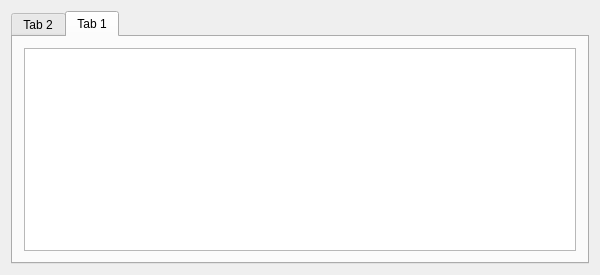
<?xml version="1.0" encoding="UTF-8"?>
<ui version="4.0">
 <class>MainWindow</class>
 <widget class="QMainWindow" name="MainWindow">
  <property name="geometry">
   <rect>
    <x>0</x>
    <y>0</y>
    <width>600</width>
    <height>275</height>
   </rect>
  </property>
  <property name="windowTitle">
   <string>MainWindow</string>
  </property>
  <widget class="QWidget" name="centralWidget">
   <layout class="QGridLayout" name="gridLayout_3">
    <item row="0" column="0">
     <widget class="QTabWidget" name="CalcTab">
      <property name="focusPolicy">
       <enum>Qt::NoFocus</enum>
      </property>
      <property name="toolTip">
       <string>&lt;html&gt;&lt;head/&gt;&lt;body&gt;&lt;p&gt;&lt;br/&gt;&lt;/p&gt;&lt;/body&gt;&lt;/html&gt;</string>
      </property>
      <property name="currentIndex">
       <number>1</number>
      </property>
      <widget class="QWidget" name="Caclulator">
       <attribute name="title">
        <string>Tab 2</string>
       </attribute>
       <layout class="QGridLayout" name="gridLayout">
        <item row="1" column="0">
         <widget class="QFrame" name="NumbersFrame">
          <layout class="QVBoxLayout" name="verticalLayout" stretch="0,0">
           <property name="spacing">
            <number>7</number>
           </property>
           <property name="sizeConstraint">
            <enum>QLayout::SetMinimumSize</enum>
           </property>
           <property name="leftMargin">
            <number>0</number>
           </property>
           <property name="topMargin">
            <number>0</number>
           </property>
           <property name="rightMargin">
            <number>0</number>
           </property>
           <property name="bottomMargin">
            <number>0</number>
           </property>
           <item>
            <layout class="QGridLayout" name="KeyGrid">
             <property name="spacing">
              <number>10</number>
             </property>
             <item row="0" column="2">
              <widget class="QPushButton" name="Button9">
               <property name="sizePolicy">
                <sizepolicy hsizetype="Minimum" vsizetype="Expanding">
                 <horstretch>0</horstretch>
                 <verstretch>0</verstretch>
                </sizepolicy>
               </property>
               <property name="text">
                <string>9</string>
               </property>
              </widget>
             </item>
             <item row="0" column="1">
              <widget class="QPushButton" name="Button8">
               <property name="sizePolicy">
                <sizepolicy hsizetype="Minimum" vsizetype="Expanding">
                 <horstretch>0</horstretch>
                 <verstretch>0</verstretch>
                </sizepolicy>
               </property>
               <property name="text">
                <string>8</string>
               </property>
              </widget>
             </item>
             <item row="0" column="0">
              <widget class="QPushButton" name="Button7">
               <property name="sizePolicy">
                <sizepolicy hsizetype="Minimum" vsizetype="Expanding">
                 <horstretch>0</horstretch>
                 <verstretch>0</verstretch>
                </sizepolicy>
               </property>
               <property name="text">
                <string>7</string>
               </property>
              </widget>
             </item>
             <item row="1" column="1">
              <widget class="QPushButton" name="Button5">
               <property name="sizePolicy">
                <sizepolicy hsizetype="Minimum" vsizetype="Expanding">
                 <horstretch>0</horstretch>
                 <verstretch>0</verstretch>
                </sizepolicy>
               </property>
               <property name="text">
                <string>5</string>
               </property>
              </widget>
             </item>
             <item row="1" column="0">
              <widget class="QPushButton" name="Button4">
               <property name="sizePolicy">
                <sizepolicy hsizetype="Minimum" vsizetype="Expanding">
                 <horstretch>0</horstretch>
                 <verstretch>0</verstretch>
                </sizepolicy>
               </property>
               <property name="text">
                <string>4</string>
               </property>
              </widget>
             </item>
             <item row="2" column="1">
              <widget class="QPushButton" name="Button2">
               <property name="sizePolicy">
                <sizepolicy hsizetype="Minimum" vsizetype="Expanding">
                 <horstretch>0</horstretch>
                 <verstretch>0</verstretch>
                </sizepolicy>
               </property>
               <property name="text">
                <string>2</string>
               </property>
              </widget>
             </item>
             <item row="2" column="2">
              <widget class="QPushButton" name="Button3">
               <property name="sizePolicy">
                <sizepolicy hsizetype="Minimum" vsizetype="Expanding">
                 <horstretch>0</horstretch>
                 <verstretch>0</verstretch>
                </sizepolicy>
               </property>
               <property name="text">
                <string>3</string>
               </property>
              </widget>
             </item>
             <item row="1" column="2">
              <widget class="QPushButton" name="Button6">
               <property name="sizePolicy">
                <sizepolicy hsizetype="Minimum" vsizetype="Expanding">
                 <horstretch>0</horstretch>
                 <verstretch>0</verstretch>
                </sizepolicy>
               </property>
               <property name="text">
                <string>6</string>
               </property>
              </widget>
             </item>
             <item row="2" column="0">
              <widget class="QPushButton" name="Button1">
               <property name="sizePolicy">
                <sizepolicy hsizetype="Minimum" vsizetype="Expanding">
                 <horstretch>0</horstretch>
                 <verstretch>0</verstretch>
                </sizepolicy>
               </property>
               <property name="text">
                <string>1</string>
               </property>
              </widget>
             </item>
            </layout>
           </item>
           <item>
            <widget class="QPushButton" name="Button0">
             <property name="sizePolicy">
              <sizepolicy hsizetype="Minimum" vsizetype="MinimumExpanding">
               <horstretch>0</horstretch>
               <verstretch>0</verstretch>
              </sizepolicy>
             </property>
             <property name="text">
              <string>0</string>
             </property>
            </widget>
           </item>
          </layout>
         </widget>
        </item>
        <item row="1" column="1">
         <layout class="QVBoxLayout" name="verticalLayout_2">
          <property name="spacing">
           <number>7</number>
          </property>
          <item>
           <layout class="QGridLayout" name="gridLayout_2">
            <property name="verticalSpacing">
             <number>10</number>
            </property>
            <item row="0" column="0">
             <widget class="QPushButton" name="ButtonCancel">
              <property name="sizePolicy">
               <sizepolicy hsizetype="Minimum" vsizetype="Expanding">
                <horstretch>0</horstretch>
                <verstretch>0</verstretch>
               </sizepolicy>
              </property>
              <property name="text">
               <string>C</string>
              </property>
             </widget>
            </item>
            <item row="1" column="0">
             <widget class="QPushButton" name="buttonPlus">
              <property name="sizePolicy">
               <sizepolicy hsizetype="Minimum" vsizetype="Expanding">
                <horstretch>0</horstretch>
                <verstretch>0</verstretch>
               </sizepolicy>
              </property>
              <property name="text">
               <string>+</string>
              </property>
              <property name="checkable">
               <bool>false</bool>
              </property>
              <property name="autoDefault">
               <bool>false</bool>
              </property>
              <property name="default">
               <bool>false</bool>
              </property>
              <property name="flat">
               <bool>false</bool>
              </property>
             </widget>
            </item>
            <item row="2" column="0">
             <widget class="QPushButton" name="ButtonMinus">
              <property name="sizePolicy">
               <sizepolicy hsizetype="Minimum" vsizetype="Expanding">
                <horstretch>0</horstretch>
                <verstretch>0</verstretch>
               </sizepolicy>
              </property>
              <property name="text">
               <string>-</string>
              </property>
              <property name="checkable">
               <bool>false</bool>
              </property>
              <property name="autoDefault">
               <bool>false</bool>
              </property>
              <property name="default">
               <bool>false</bool>
              </property>
              <property name="flat">
               <bool>false</bool>
              </property>
             </widget>
            </item>
           </layout>
          </item>
          <item>
           <widget class="QPushButton" name="ButtonEqual">
            <property name="sizePolicy">
             <sizepolicy hsizetype="Minimum" vsizetype="Expanding">
              <horstretch>0</horstretch>
              <verstretch>0</verstretch>
             </sizepolicy>
            </property>
            <property name="text">
             <string>=</string>
            </property>
            <property name="checkable">
             <bool>false</bool>
            </property>
            <property name="autoDefault">
             <bool>false</bool>
            </property>
            <property name="default">
             <bool>false</bool>
            </property>
            <property name="flat">
             <bool>false</bool>
            </property>
           </widget>
          </item>
         </layout>
        </item>
        <item row="0" column="0" colspan="2">
         <widget class="QLineEdit" name="calculationLine">
          <property name="sizePolicy">
           <sizepolicy hsizetype="Expanding" vsizetype="Fixed">
            <horstretch>0</horstretch>
            <verstretch>0</verstretch>
           </sizepolicy>
          </property>
          <property name="autoFillBackground">
           <bool>false</bool>
          </property>
          <property name="text">
           <string/>
          </property>
          <property name="alignment">
           <set>Qt::AlignRight|Qt::AlignTrailing|Qt::AlignVCenter</set>
          </property>
         </widget>
        </item>
        <item row="2" column="0" colspan="2">
         <widget class="QLineEdit" name="resultLine">
          <property name="sizePolicy">
           <sizepolicy hsizetype="Expanding" vsizetype="Fixed">
            <horstretch>0</horstretch>
            <verstretch>0</verstretch>
           </sizepolicy>
          </property>
          <property name="font">
           <font>
            <weight>75</weight>
            <bold>true</bold>
           </font>
          </property>
          <property name="autoFillBackground">
           <bool>false</bool>
          </property>
          <property name="text">
           <string/>
          </property>
          <property name="alignment">
           <set>Qt::AlignCenter</set>
          </property>
          <property name="dragEnabled">
           <bool>false</bool>
          </property>
          <property name="readOnly">
           <bool>true</bool>
          </property>
          <property name="clearButtonEnabled">
           <bool>false</bool>
          </property>
         </widget>
        </item>
       </layout>
      </widget>
      <widget class="QWidget" name="tab">
       <attribute name="title">
        <string>Tab 1</string>
       </attribute>
       <layout class="QGridLayout" name="gridLayout_4">
        <item row="0" column="0">
         <widget class="QTableView" name="historyTable"/>
        </item>
       </layout>
      </widget>
     </widget>
    </item>
   </layout>
  </widget>
 </widget>
 <layoutdefault spacing="6" margin="11"/>
 <resources/>
 <connections/>
</ui>
